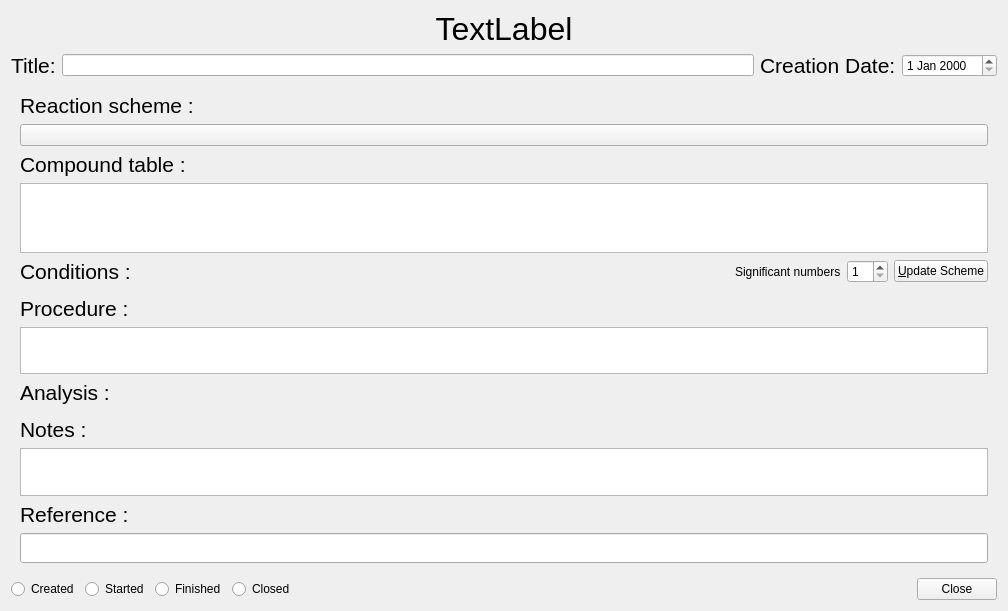
<?xml version="1.0" encoding="UTF-8"?>
<ui version="4.0">
 <class>AExpView</class>
 <widget class="QWidget" name="AExpView">
  <property name="geometry">
   <rect>
    <x>0</x>
    <y>0</y>
    <width>1008</width>
    <height>611</height>
   </rect>
  </property>
  <property name="sizePolicy">
   <sizepolicy hsizetype="Preferred" vsizetype="Maximum">
    <horstretch>0</horstretch>
    <verstretch>0</verstretch>
   </sizepolicy>
  </property>
  <property name="windowTitle">
   <string>Form</string>
  </property>
  <layout class="QVBoxLayout" name="verticalLayout">
   <item>
    <widget class="QLabel" name="titleLabel">
     <property name="maximumSize">
      <size>
       <width>16777215</width>
       <height>39</height>
      </size>
     </property>
     <property name="font">
      <font>
       <pointsize>24</pointsize>
      </font>
     </property>
     <property name="text">
      <string>TextLabel</string>
     </property>
     <property name="alignment">
      <set>Qt::AlignCenter</set>
     </property>
    </widget>
   </item>
   <item>
    <layout class="QHBoxLayout" name="layoutDescription">
     <property name="leftMargin">
      <number>0</number>
     </property>
     <property name="rightMargin">
      <number>0</number>
     </property>
     <item>
      <widget class="QLabel" name="labelUserTitle">
       <property name="font">
        <font>
         <pointsize>16</pointsize>
        </font>
       </property>
       <property name="text">
        <string>Title:</string>
       </property>
      </widget>
     </item>
     <item>
      <widget class="QLineEdit" name="lineEditUserTitle">
       <property name="acceptDrops">
        <bool>false</bool>
       </property>
       <property name="frame">
        <bool>true</bool>
       </property>
      </widget>
     </item>
     <item>
      <widget class="QLabel" name="label_9">
       <property name="font">
        <font>
         <pointsize>16</pointsize>
        </font>
       </property>
       <property name="text">
        <string>Creation Date:</string>
       </property>
      </widget>
     </item>
     <item>
      <widget class="QDateEdit" name="dateEdit"/>
     </item>
    </layout>
   </item>
   <item>
    <widget class="QScrollArea" name="scrollArea">
     <property name="enabled">
      <bool>true</bool>
     </property>
     <property name="frameShape">
      <enum>QFrame::NoFrame</enum>
     </property>
     <property name="frameShadow">
      <enum>QFrame::Raised</enum>
     </property>
     <property name="sizeAdjustPolicy">
      <enum>QAbstractScrollArea::AdjustToContents</enum>
     </property>
     <property name="widgetResizable">
      <bool>true</bool>
     </property>
     <widget class="QWidget" name="scrollAreaWidgetContents">
      <property name="geometry">
       <rect>
        <x>0</x>
        <y>0</y>
        <width>990</width>
        <height>486</height>
       </rect>
      </property>
      <property name="sizePolicy">
       <sizepolicy hsizetype="Expanding" vsizetype="Expanding">
        <horstretch>0</horstretch>
        <verstretch>0</verstretch>
       </sizepolicy>
      </property>
      <layout class="QVBoxLayout" name="verticalLayout_2">
       <item>
        <widget class="QLabel" name="label_6">
         <property name="sizePolicy">
          <sizepolicy hsizetype="Preferred" vsizetype="Fixed">
           <horstretch>0</horstretch>
           <verstretch>0</verstretch>
          </sizepolicy>
         </property>
         <property name="minimumSize">
          <size>
           <width>0</width>
           <height>25</height>
          </size>
         </property>
         <property name="maximumSize">
          <size>
           <width>16777215</width>
           <height>25</height>
          </size>
         </property>
         <property name="font">
          <font>
           <pointsize>16</pointsize>
          </font>
         </property>
         <property name="text">
          <string>Reaction scheme :</string>
         </property>
        </widget>
       </item>
       <item>
        <widget class="QPushButton" name="schemeButton">
         <property name="contextMenuPolicy">
          <enum>Qt::PreventContextMenu</enum>
         </property>
         <property name="text">
          <string/>
         </property>
        </widget>
       </item>
       <item>
        <widget class="QLabel" name="label_5">
         <property name="sizePolicy">
          <sizepolicy hsizetype="Preferred" vsizetype="Fixed">
           <horstretch>0</horstretch>
           <verstretch>0</verstretch>
          </sizepolicy>
         </property>
         <property name="minimumSize">
          <size>
           <width>0</width>
           <height>25</height>
          </size>
         </property>
         <property name="maximumSize">
          <size>
           <width>16777215</width>
           <height>25</height>
          </size>
         </property>
         <property name="font">
          <font>
           <pointsize>16</pointsize>
          </font>
         </property>
         <property name="text">
          <string>Compound table :</string>
         </property>
        </widget>
       </item>
       <item>
        <widget class="QTableView" name="expTableView">
         <property name="enabled">
          <bool>true</bool>
         </property>
         <property name="minimumSize">
          <size>
           <width>0</width>
           <height>0</height>
          </size>
         </property>
         <property name="font">
          <font>
           <family>MS Shell Dlg 2</family>
           <pointsize>11</pointsize>
          </font>
         </property>
         <property name="sizeAdjustPolicy">
          <enum>QAbstractScrollArea::AdjustToContents</enum>
         </property>
         <property name="autoScroll">
          <bool>false</bool>
         </property>
         <property name="editTriggers">
          <set>QAbstractItemView::NoEditTriggers</set>
         </property>
         <attribute name="horizontalHeaderVisible">
          <bool>false</bool>
         </attribute>
         <attribute name="horizontalHeaderHighlightSections">
          <bool>false</bool>
         </attribute>
         <attribute name="verticalHeaderVisible">
          <bool>false</bool>
         </attribute>
         <attribute name="verticalHeaderHighlightSections">
          <bool>false</bool>
         </attribute>
        </widget>
       </item>
       <item>
        <layout class="QHBoxLayout" name="horizontalLayout_2">
         <item>
          <widget class="QLabel" name="label_7">
           <property name="sizePolicy">
            <sizepolicy hsizetype="Preferred" vsizetype="Fixed">
             <horstretch>0</horstretch>
             <verstretch>0</verstretch>
            </sizepolicy>
           </property>
           <property name="minimumSize">
            <size>
             <width>0</width>
             <height>25</height>
            </size>
           </property>
           <property name="maximumSize">
            <size>
             <width>16777215</width>
             <height>25</height>
            </size>
           </property>
           <property name="font">
            <font>
             <pointsize>16</pointsize>
            </font>
           </property>
           <property name="text">
            <string>Conditions :</string>
           </property>
          </widget>
         </item>
         <item>
          <spacer name="horizontalSpacer_2">
           <property name="orientation">
            <enum>Qt::Horizontal</enum>
           </property>
           <property name="sizeHint" stdset="0">
            <size>
             <width>40</width>
             <height>20</height>
            </size>
           </property>
          </spacer>
         </item>
         <item>
          <layout class="QHBoxLayout" name="horizontalLayout_3">
           <item>
            <widget class="QLabel" name="label_3">
             <property name="text">
              <string>Significant numbers</string>
             </property>
            </widget>
           </item>
           <item>
            <widget class="QSpinBox" name="significantNumberSpinBox">
             <property name="minimum">
              <number>1</number>
             </property>
            </widget>
           </item>
           <item>
            <widget class="QPushButton" name="updateSchemeButton">
             <property name="text">
              <string>&amp;Update Scheme</string>
             </property>
            </widget>
           </item>
          </layout>
         </item>
        </layout>
       </item>
       <item>
        <layout class="QHBoxLayout" name="horizontalLayout">
         <item>
          <widget class="AConditionWidget" name="conditionWidget" native="true"/>
         </item>
         <item>
          <widget class="AListWidgetAttachedFiles" name="attachedFileWidget" native="true"/>
         </item>
        </layout>
       </item>
       <item>
        <widget class="QLabel" name="label">
         <property name="sizePolicy">
          <sizepolicy hsizetype="Preferred" vsizetype="Fixed">
           <horstretch>0</horstretch>
           <verstretch>0</verstretch>
          </sizepolicy>
         </property>
         <property name="minimumSize">
          <size>
           <width>0</width>
           <height>25</height>
          </size>
         </property>
         <property name="font">
          <font>
           <pointsize>16</pointsize>
          </font>
         </property>
         <property name="text">
          <string>Procedure :</string>
         </property>
        </widget>
       </item>
       <item>
        <widget class="ACompleterTextEdit" name="procedureTextEdit">
         <property name="minimumSize">
          <size>
           <width>0</width>
           <height>30</height>
          </size>
         </property>
         <property name="font">
          <font>
           <pointsize>11</pointsize>
          </font>
         </property>
         <property name="acceptDrops">
          <bool>false</bool>
         </property>
         <property name="verticalScrollBarPolicy">
          <enum>Qt::ScrollBarAlwaysOff</enum>
         </property>
         <property name="horizontalScrollBarPolicy">
          <enum>Qt::ScrollBarAlwaysOff</enum>
         </property>
         <property name="sizeAdjustPolicy">
          <enum>QAbstractScrollArea::AdjustToContents</enum>
         </property>
         <property name="html">
          <string>&lt;!DOCTYPE HTML PUBLIC &quot;-//W3C//DTD HTML 4.0//EN&quot; &quot;http://www.w3.org/TR/REC-html40/strict.dtd&quot;&gt;
&lt;html&gt;&lt;head&gt;&lt;meta name=&quot;qrichtext&quot; content=&quot;1&quot; /&gt;&lt;style type=&quot;text/css&quot;&gt;
p, li { white-space: pre-wrap; }
&lt;/style&gt;&lt;/head&gt;&lt;body style=&quot; font-family:'MS Shell Dlg 2'; font-size:11pt; font-weight:400; font-style:normal;&quot;&gt;
&lt;p style=&quot;-qt-paragraph-type:empty; margin-top:0px; margin-bottom:0px; margin-left:0px; margin-right:0px; -qt-block-indent:0; text-indent:0px;&quot;&gt;&lt;br /&gt;&lt;/p&gt;&lt;/body&gt;&lt;/html&gt;</string>
         </property>
        </widget>
       </item>
       <item>
        <widget class="QLabel" name="label_8">
         <property name="font">
          <font>
           <pointsize>16</pointsize>
          </font>
         </property>
         <property name="text">
          <string>Analysis :</string>
         </property>
        </widget>
       </item>
       <item>
        <widget class="AAnalysisWidget" name="analysisWidget" native="true"/>
       </item>
       <item>
        <widget class="QLabel" name="label_2">
         <property name="sizePolicy">
          <sizepolicy hsizetype="Preferred" vsizetype="Fixed">
           <horstretch>0</horstretch>
           <verstretch>0</verstretch>
          </sizepolicy>
         </property>
         <property name="minimumSize">
          <size>
           <width>0</width>
           <height>25</height>
          </size>
         </property>
         <property name="maximumSize">
          <size>
           <width>16777215</width>
           <height>25</height>
          </size>
         </property>
         <property name="font">
          <font>
           <pointsize>16</pointsize>
          </font>
         </property>
         <property name="text">
          <string>Notes :</string>
         </property>
        </widget>
       </item>
       <item>
        <widget class="ACompleterTextEdit" name="notesTextEdit">
         <property name="minimumSize">
          <size>
           <width>0</width>
           <height>30</height>
          </size>
         </property>
         <property name="font">
          <font>
           <pointsize>11</pointsize>
          </font>
         </property>
         <property name="acceptDrops">
          <bool>false</bool>
         </property>
         <property name="verticalScrollBarPolicy">
          <enum>Qt::ScrollBarAlwaysOff</enum>
         </property>
         <property name="horizontalScrollBarPolicy">
          <enum>Qt::ScrollBarAlwaysOff</enum>
         </property>
         <property name="sizeAdjustPolicy">
          <enum>QAbstractScrollArea::AdjustToContents</enum>
         </property>
         <property name="html">
          <string>&lt;!DOCTYPE HTML PUBLIC &quot;-//W3C//DTD HTML 4.0//EN&quot; &quot;http://www.w3.org/TR/REC-html40/strict.dtd&quot;&gt;
&lt;html&gt;&lt;head&gt;&lt;meta name=&quot;qrichtext&quot; content=&quot;1&quot; /&gt;&lt;style type=&quot;text/css&quot;&gt;
p, li { white-space: pre-wrap; }
&lt;/style&gt;&lt;/head&gt;&lt;body style=&quot; font-family:'MS Shell Dlg 2'; font-size:11pt; font-weight:400; font-style:normal;&quot;&gt;
&lt;p style=&quot;-qt-paragraph-type:empty; margin-top:0px; margin-bottom:0px; margin-left:0px; margin-right:0px; -qt-block-indent:0; text-indent:0px;&quot;&gt;&lt;br /&gt;&lt;/p&gt;&lt;/body&gt;&lt;/html&gt;</string>
         </property>
        </widget>
       </item>
       <item>
        <widget class="QLabel" name="label_4">
         <property name="sizePolicy">
          <sizepolicy hsizetype="Preferred" vsizetype="Fixed">
           <horstretch>0</horstretch>
           <verstretch>0</verstretch>
          </sizepolicy>
         </property>
         <property name="minimumSize">
          <size>
           <width>0</width>
           <height>25</height>
          </size>
         </property>
         <property name="maximumSize">
          <size>
           <width>16777215</width>
           <height>25</height>
          </size>
         </property>
         <property name="font">
          <font>
           <pointsize>16</pointsize>
          </font>
         </property>
         <property name="text">
          <string>Reference :</string>
         </property>
        </widget>
       </item>
       <item>
        <widget class="QLineEdit" name="referenceLineEdit">
         <property name="minimumSize">
          <size>
           <width>0</width>
           <height>30</height>
          </size>
         </property>
         <property name="font">
          <font>
           <pointsize>11</pointsize>
          </font>
         </property>
         <property name="acceptDrops">
          <bool>false</bool>
         </property>
         <property name="text">
          <string/>
         </property>
        </widget>
       </item>
      </layout>
     </widget>
    </widget>
   </item>
   <item>
    <layout class="QHBoxLayout" name="layoutButtons">
     <item>
      <widget class="QRadioButton" name="radioButtonCreated">
       <property name="text">
        <string>Created</string>
       </property>
      </widget>
     </item>
     <item>
      <widget class="QRadioButton" name="radioButtonOnGoing">
       <property name="text">
        <string>Started</string>
       </property>
      </widget>
     </item>
     <item>
      <widget class="QRadioButton" name="radioButtonFinished">
       <property name="text">
        <string>Finished</string>
       </property>
      </widget>
     </item>
     <item>
      <widget class="QRadioButton" name="radioButtonClosed">
       <property name="text">
        <string>Closed</string>
       </property>
      </widget>
     </item>
     <item>
      <spacer name="horizontalSpacer">
       <property name="orientation">
        <enum>Qt::Horizontal</enum>
       </property>
       <property name="sizeHint" stdset="0">
        <size>
         <width>40</width>
         <height>20</height>
        </size>
       </property>
      </spacer>
     </item>
     <item>
      <widget class="QPushButton" name="closeButton">
       <property name="maximumSize">
        <size>
         <width>16777215</width>
         <height>16777215</height>
        </size>
       </property>
       <property name="text">
        <string>Close</string>
       </property>
      </widget>
     </item>
    </layout>
   </item>
  </layout>
 </widget>
 <customwidgets>
  <customwidget>
   <class>ACompleterTextEdit</class>
   <extends>QTextEdit</extends>
   <header>acompletertextedit.h</header>
  </customwidget>
  <customwidget>
   <class>AListWidgetAttachedFiles</class>
   <extends>QWidget</extends>
   <header>alistwidgetattachedfiles.h</header>
   <container>1</container>
  </customwidget>
  <customwidget>
   <class>AAnalysisWidget</class>
   <extends>QWidget</extends>
   <header>aanalysiswidget.h</header>
   <container>1</container>
  </customwidget>
  <customwidget>
   <class>AConditionWidget</class>
   <extends>QWidget</extends>
   <header>AConditionWidget.h</header>
   <container>1</container>
  </customwidget>
 </customwidgets>
 <tabstops>
  <tabstop>lineEditUserTitle</tabstop>
  <tabstop>expTableView</tabstop>
  <tabstop>procedureTextEdit</tabstop>
  <tabstop>notesTextEdit</tabstop>
  <tabstop>referenceLineEdit</tabstop>
  <tabstop>radioButtonCreated</tabstop>
  <tabstop>radioButtonOnGoing</tabstop>
  <tabstop>radioButtonFinished</tabstop>
  <tabstop>radioButtonClosed</tabstop>
  <tabstop>closeButton</tabstop>
  <tabstop>dateEdit</tabstop>
  <tabstop>scrollArea</tabstop>
  <tabstop>schemeButton</tabstop>
  <tabstop>significantNumberSpinBox</tabstop>
  <tabstop>updateSchemeButton</tabstop>
 </tabstops>
 <resources/>
 <connections/>
</ui>
